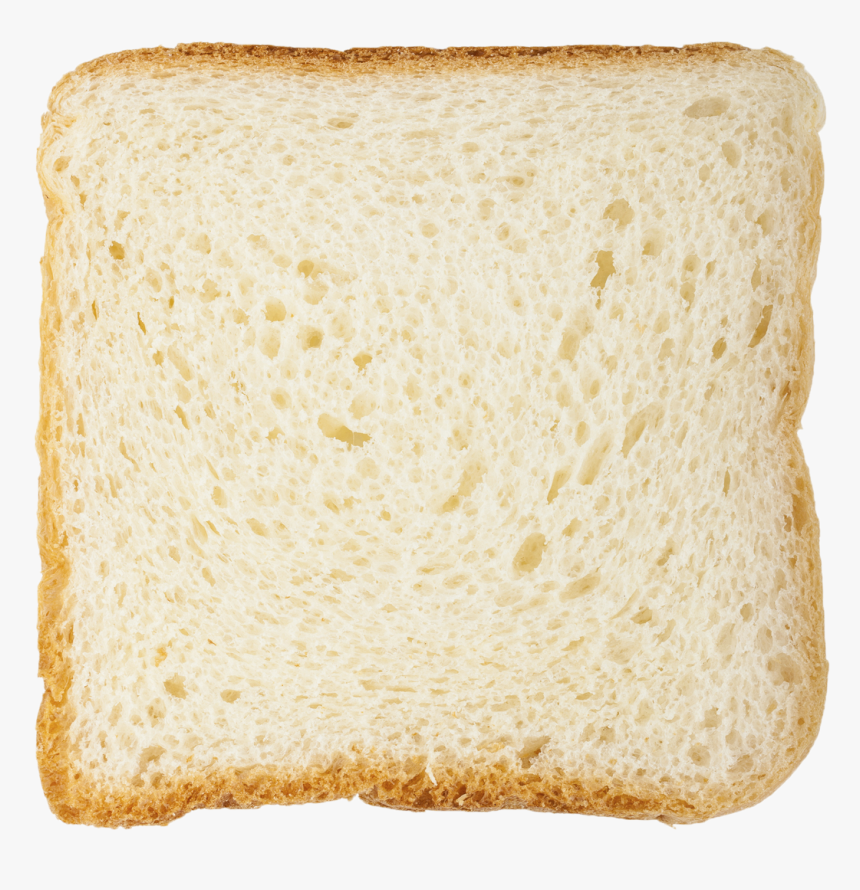
#> input picture b.png, 860 x 890 px
$ python test.py
#> lines starting #> are read from the running program, lines starting #| are printed output that depends on the picture; after the words box and inside, x2 and y2 are one past the last pixel; in counts of white or black regions, pixels touching at a corner belong together
from msilib.schema import Binary
import cv2
from matplotlib.pyplot import contour
import numpy as np

height = 720
width = 1280

frame_width = 640
frame_height = 480

img = cv2.imread('b.png',1)
#> img is the input picture: shape (890, 860, 3); mean B, G, R 194, 220.4, 233.3
#img = cv2.resize(img, (width, height))
new_img = img.copy()

gray = cv2.cvtColor(img,cv2.COLOR_BGR2GRAY)
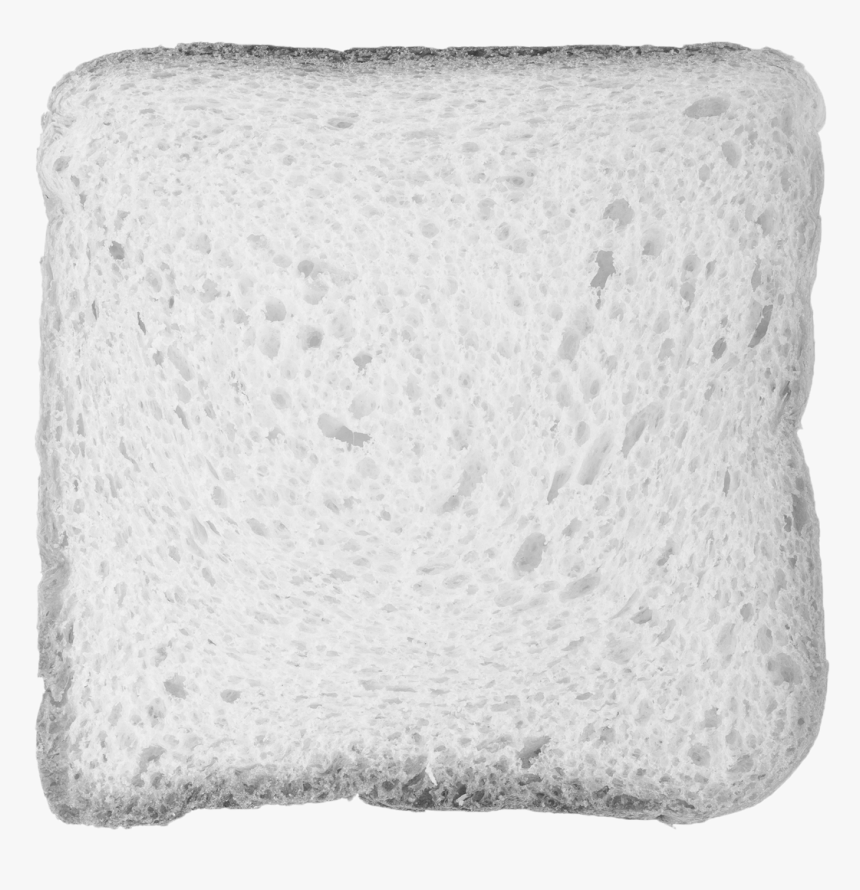
#> gray: shape (890, 860); min 57, max 250, mean 221.3
#gray = cv2.resize(gray, (width, height))
cv2.imshow('gray', gray)

ret, binary = cv2.threshold(gray,127,255,cv2.THRESH_OTSU)
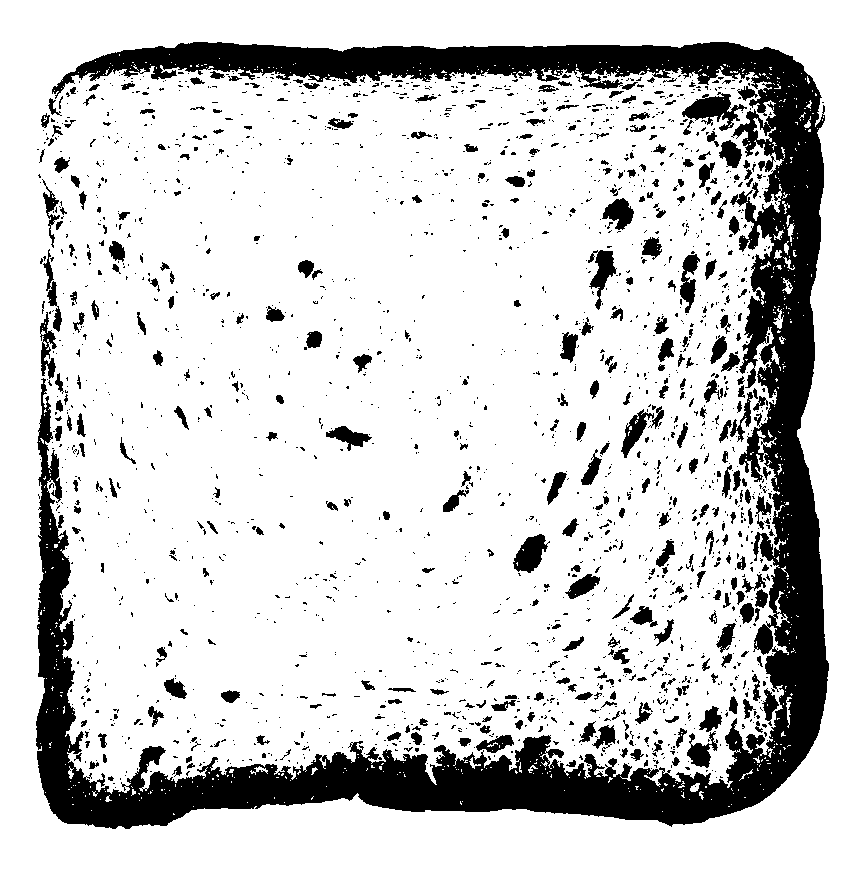
#> binary: shape (890, 860); 81.8% white; 2170 black regions (1798 under 20 px), largest, box (x1, y1, x2, y2) and area: (36, 42, 829, 829) 100025, (682, 92, 747, 131) 1119, (513, 534, 550, 573) 826
#> ret = 205
#binary = cv2.resize(binary, (width, height))
cv2.imshow('Binary', binary)

inverted = ~binary
#> inverted: shape (890, 860); 18.2% white; 2170 white regions (1798 under 20 px)
#inverted = cv2.resize(inverted, (width, height))
cv2.imshow('Inverted', inverted)

contour, hierarchy = cv2.findContours(inverted,cv2.RETR_TREE,cv2.CHAIN_APPROX_SIMPLE)
#> contour = 3112 contours, 2795 with area under 20; largest, box (x1, y1, x2, y2) and area: (36, 42, 829, 829) 99298, (682, 92, 747, 131) 969, (513, 534, 550, 573) 772, (588, 250, 617, 310) 622, (602, 198, 634, 230) 540
drawcontour = cv2.drawContours(img, contour, -1, (0,255,0), thickness=2, lineType=cv2.LINE_AA)
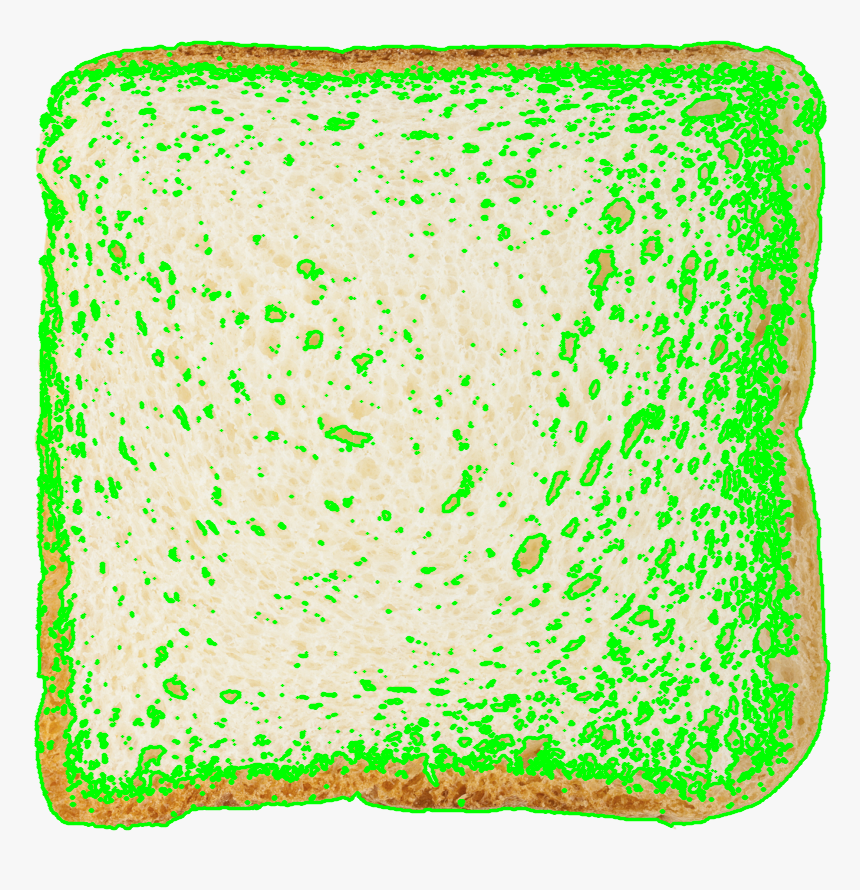
#> drawcontour: shape (890, 860, 3); mean B, G, R 167.5, 229.3, 195.8
cv2.imshow('DrawContour', drawcontour)

cv2.waitKey(0)
cv2.destroyAllWindows()
#cap.release()
